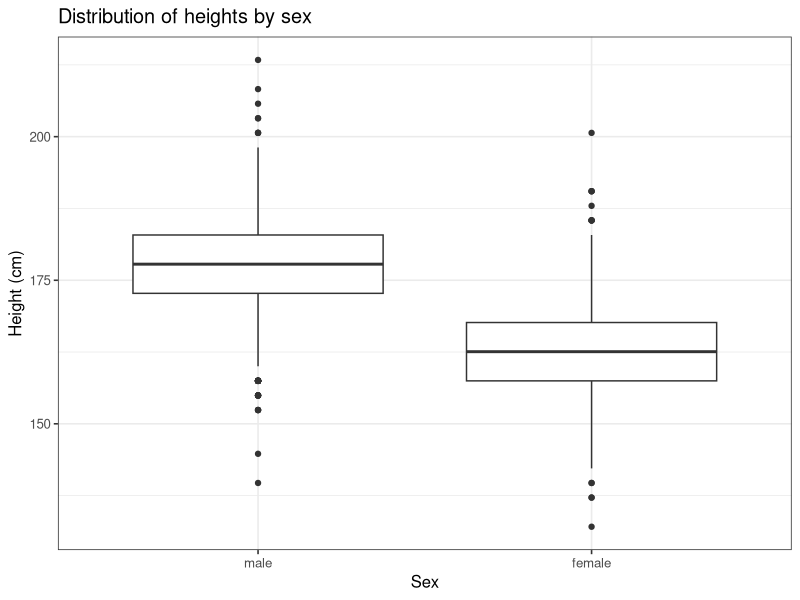
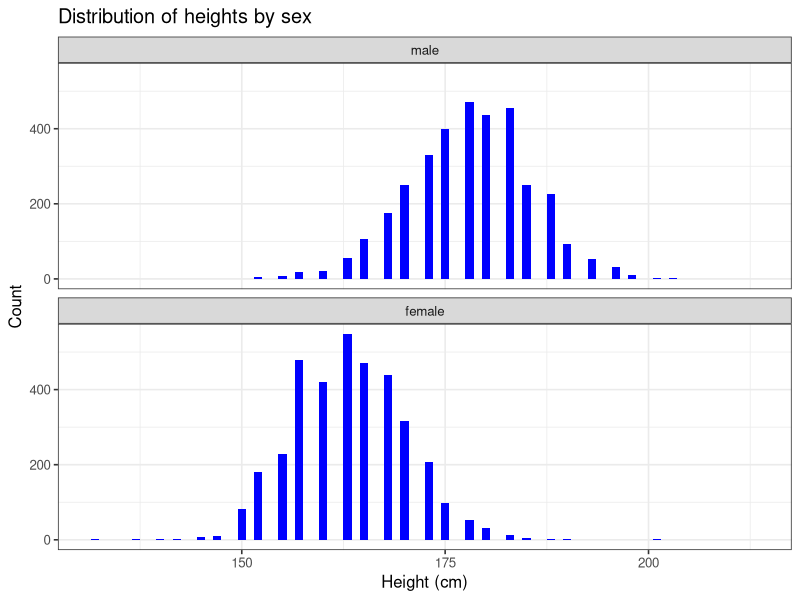
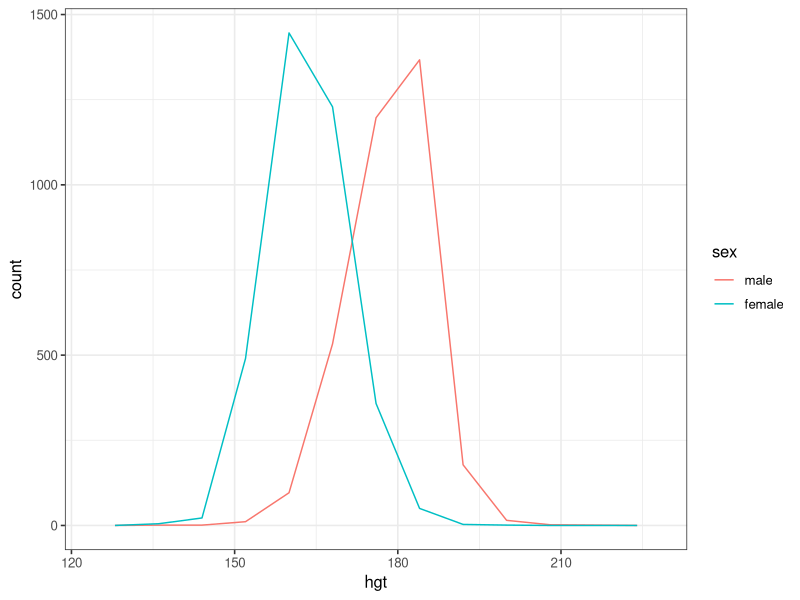
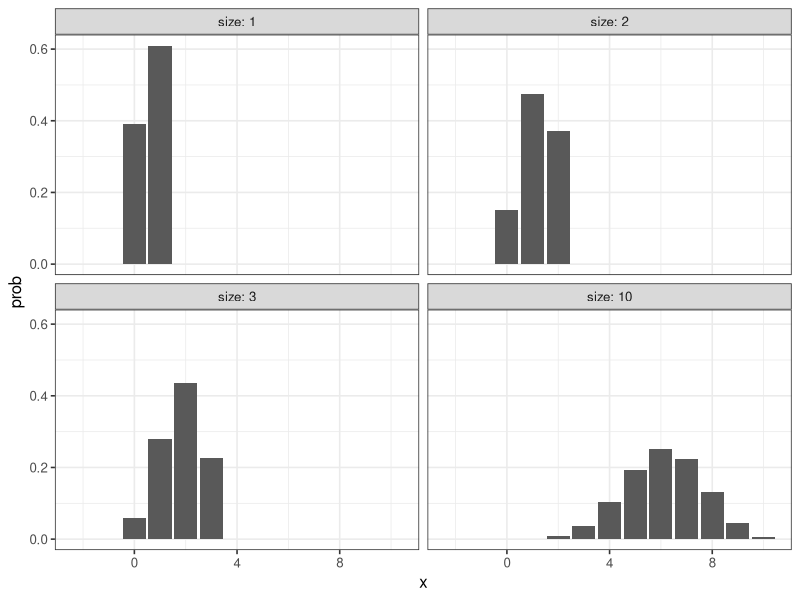
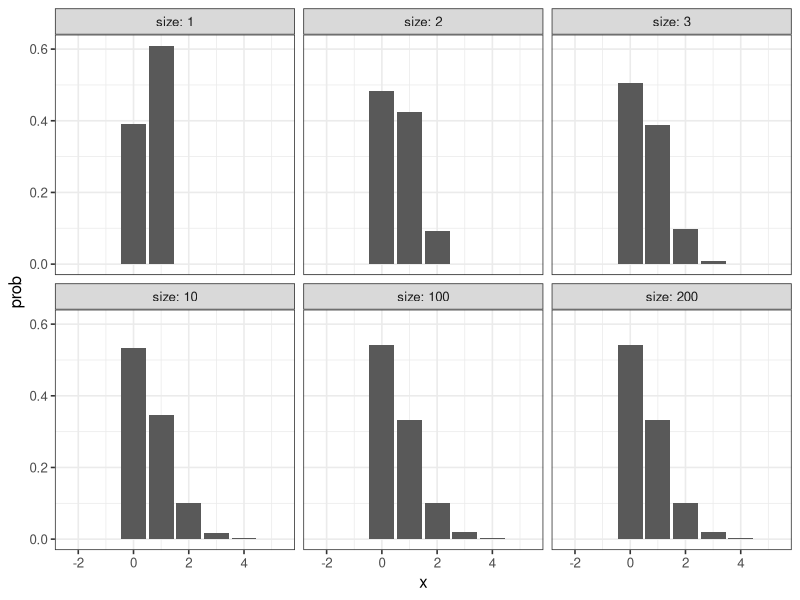
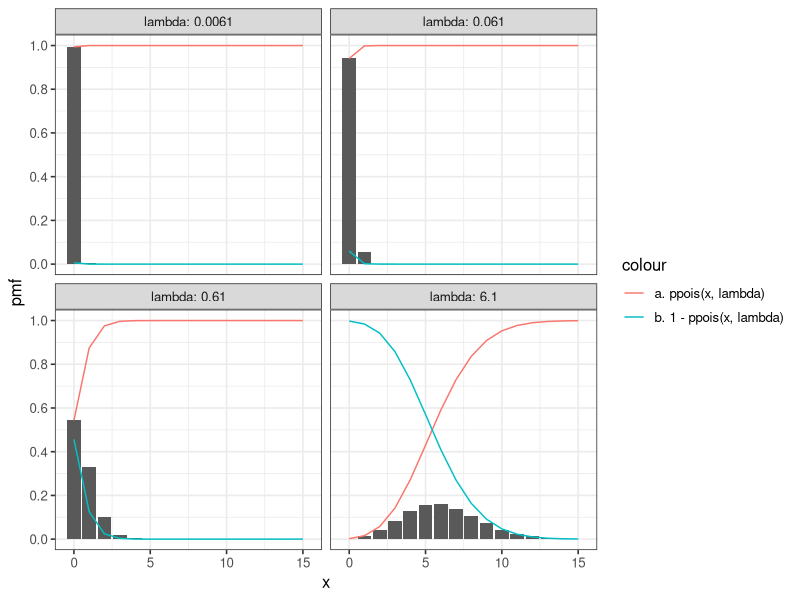
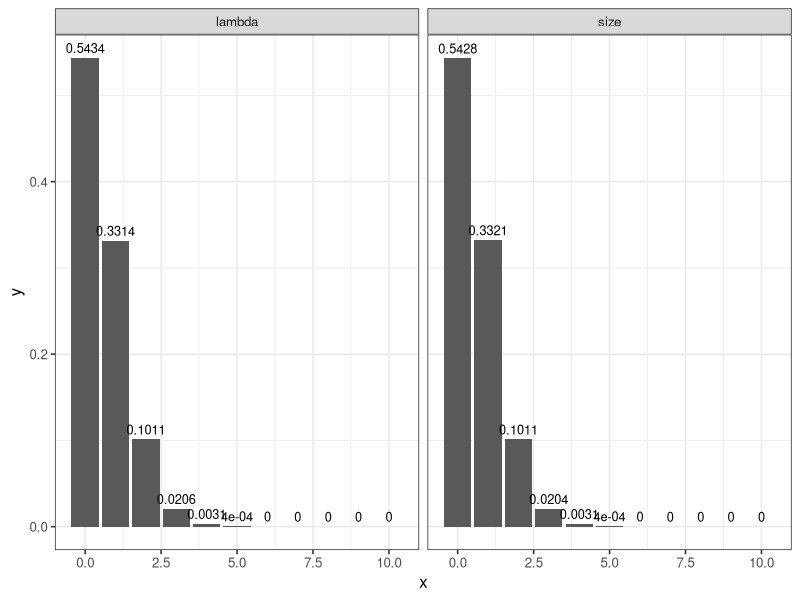
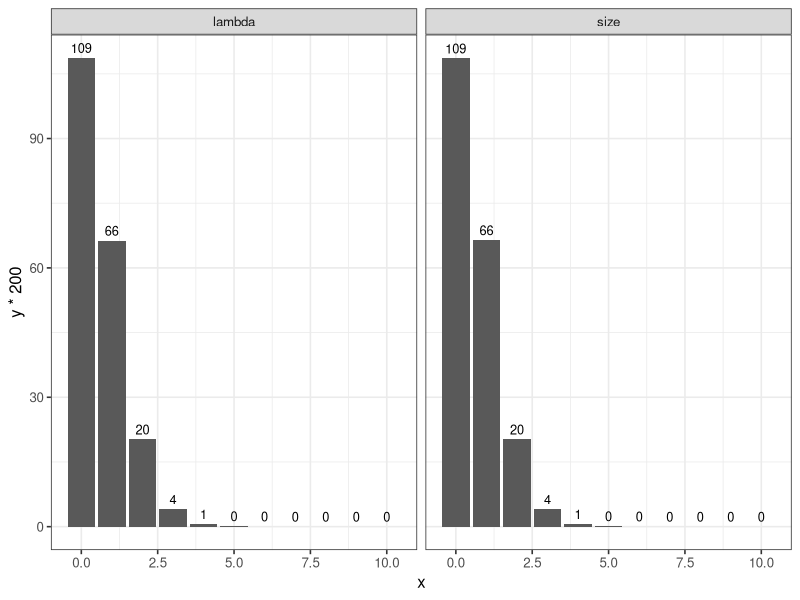

The R script that drew these images, in order:
## ---- chunk 1
knitr::opts_chunk$set(echo = TRUE)

options(dplyr.summarise.inform = FALSE)
library(tidyverse)

# set theme used for plotting
theme_set(theme_bw(base_size = 12))

# Modelr package
library(modelr)

library(ggplot2)

## ---- chunk 2
# test
heights <- heights

heights
## ---- chunk 3
heights$hgt <- heights$height * 2.54

heights$wgt <- heights$weight * 0.45359237

heights
## ---- chunk 4
ggplot(heights, aes(x = sex, y = hgt)) + 
  geom_boxplot() +
  xlab("Sex") +
  ylab("Height (cm)") +
  ggtitle("Distribution of heights by sex")
## ---- chunk 5
ggplot(heights, aes(x = hgt)) +
  geom_histogram(binwidth = 1, fill = "blue") +
  facet_wrap(~ sex, ncol = 1) +
  xlab("Height (cm)") +
  ylab("Count") +
  ggtitle("Distribution of heights by sex")
## ---- chunk 6
#?heights
ggplot(heights, aes(x = hgt, color = sex, fill = sex)) +
  geom_freqpoly(binwidth = 8)
## ---- chunk 7
hgt_summary <- heights %>%
  group_by(sex) %>%
  summarize(
    hgt_mean = mean(hgt),
    hgt_sd = sd(hgt),
    counts = n()
)

hgt_summary
## ---- chunk 8
# Tøl frá https://en.wikipedia.org/wiki/Average_human_height_by_country
# Land brúk: Bretland
hgt_males   <- tibble(hgt = rnorm(3604, mean = 175, sd = 2.5), sex = "male")
hgt_females <- tibble(hgt = rnorm(3402, mean = 161.3, sd = 2.5), sex = "female")

hgt_sim <-
  rbind(
    hgt_males,
    hgt_females
  )

hgt_sim
## ---- chunk 9

## ---- chunk 10

## ---- chunk 11

## ---- chunk 12

## ---- chunk 13

## ---- chunk 14

## ---- chunk 15

## ---- chunk 16

## ---- chunk 17

## ---- chunk 18

## ---- chunk 19

## ---- chunk 20

## ---- chunk 21

## ---- chunk 22
x_values <- -2:10
prob <- 0.61
size <- c(1,2,3,10)

ndata <- NULL
for (i in size) {
  tb_data <- NULL
  tb_data <- tibble(
    x = x_values,
    size = i,
    prob = dbinom(x_values, size, prob)
  )
  ndata <- rbind(ndata, tb_data)
}

ggplot() +
  geom_bar(data=ndata, aes(x, prob), stat = "identity") +
  ylab("prob") +
  facet_wrap(~ size, labeller = label_both)
## ---- chunk 23
x_values <- -2:5
prob_value <- 0.61
size <- c(1,2,3,10,100,200)

ndata <- NULL
for (i in size) {
  tb_data <- NULL
  tb_data <- tibble(
    x = x_values,
    size = i,
    prob = prob_value/size,
    y = dbinom(x_values, size, prob)
  )
  ndata <- rbind(ndata, tb_data)
}

ggplot() +
  geom_bar(data=ndata, aes(x, y), stat = "identity") +
  ylab("prob") +
  facet_wrap(~ size, labeller = label_both)
## ---- chunk 24
x_values <- 0:15
lambda <- c(0.0061, 0.061, 0.61, 6.1)

pdata <- NULL
for (i in lambda) {
  tb_data <- NULL
  tb_data <- tibble(
    x = x_values,
    lambda = i,
    y = dpois(x,lambda),
    ppois = ppois(x,lambda),
    ppois_rtail = 1 - ppois(x,lambda)
    )
  
  pdata <- rbind(pdata, tb_data)
}

ggplot(data=pdata, ) +
  geom_bar(aes(x, y), stat = "identity") +
  # geom_bar(aes(x, y, fill = "dpois(x, lambda)"), stat = "identity") +
  geom_line(aes(x, ppois, colour = "a. ppois(x, lambda)")) +
  geom_line(aes(x, ppois_rtail, colour = "b. 1 - ppois(x, lambda)")) +
  scale_y_continuous(breaks = seq(0, 1, 0.2))+
  scale_x_continuous(breaks=seq(min(x_values), max(x_values), 5)) +
  ylab("pmf") +
  facet_wrap(~ lambda, labeller = label_both)

## ---- chunk 25
# Eg haldi at okkurt manglar her, label skal vera "hóskandi"
# 4e og 4f eru skeivir tí 4d er skeivt....


x_values <- 0:10
size <- 200
prob <- 0.61/size
lambda <- 0.61

data_bino <- tibble(
  x = x_values,
  y = dbinom(x_values, size, prob),
  label = "size"
)


data_pois <- tibble(
  x = x_values,
  y = dpois(x,lambda),
  label = "lambda"
)

data_bino
data_pois

data_bp <- rbind(data_bino, data_pois)
data_bp

## ---- chunk 26
ggplot(data = data_bp) +
  geom_bar(aes(x,y), stat = "identity") +
  geom_text(aes(x,y, label = round(y, 4)), vjust=-0.5, size = 3.25) +
  facet_wrap(~ label)
## ---- chunk 27
ggplot(data = data_bp) +
  geom_bar(aes(x,y*200), stat = "identity") +
  geom_text(aes(x,y*200, label = round(y*200, 0)), vjust=-0.5, size = 3.25) +
  facet_wrap(~ label)

## ---- chunk 28
n = c(10, 50, 100)
data = tibble(x = 1, n = n, p = 2/n, res = dbinom(1, n, 2/n))
data
#data = tibble(dbinom(c(1, 1, 1), 100, 2/100), )
ggplot(data, aes(x = res)) +
  geom_bar(colour = n, fill = n) +
  facet_wrap(~ n)
  #facet_wrap()
#data

## ---- chunk 29
data_bino <- tibble(
  x = 0:10,
  y = c(dbinom(0:10, 10, 0.2)),
  label = rep("1. dbinom(x, 10, 0.2)", 11)
) %>%
  bind_rows(tibble(
    x = 0:10,
    y = c(dbinom(0:10, 50, 0.04)),
    label = rep("2. dbinom(x, 50, 0.04)", 11)
  )) %>%
  bind_rows(tibble(
    x = 0:10,
    y = c(dbinom(0:10, 100, 0.02)),
    label = rep("3. dbinom(x, 100, 0.02)", 11)
  ))

data_pois <- tibble(
  x = 0:10,
  y = dpois(0:10, 2),
  label = rep("4. dpois(x, 2)", 11)
)

data_bp <- bind_rows(data_bino, data_pois)

data_bp
## ---- chunk 30
library(ggplot2)

ggplot(data_bp, aes(x = x, y = y, fill = label)) +
  geom_bar(stat = "identity") +
  facet_wrap(~label, nrow = 2) +
  labs(x = "x", y = "Probability", fill = NULL)
## ---- chunk 31

## ---- chunk 32

## ---- chunk 33

## ---- chunk 34

## ---- chunk 35

## ---- chunk 36
